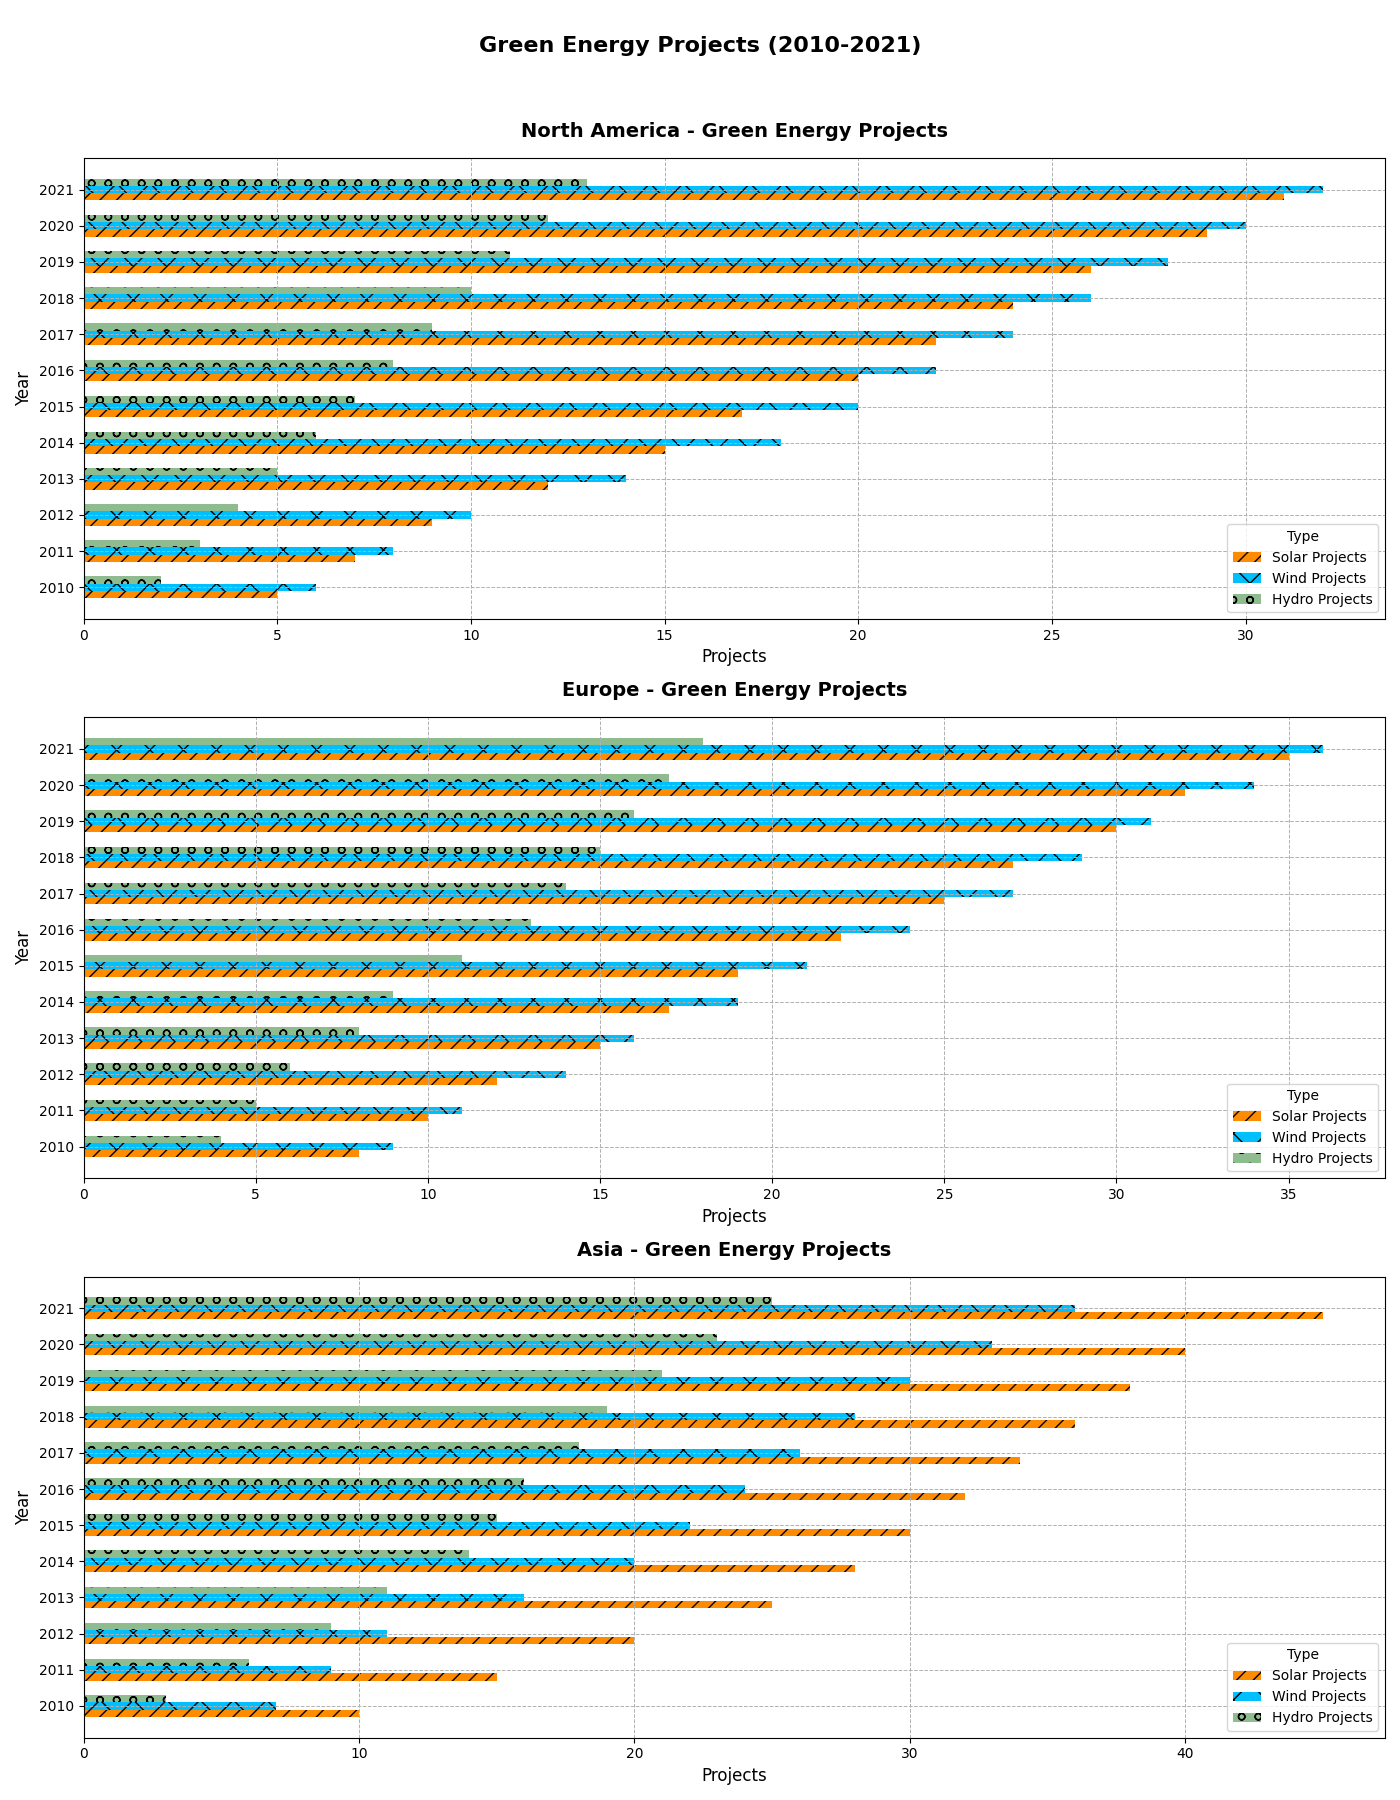

The Python source for this figure:
import matplotlib.pyplot as plt
import numpy as np

years = np.arange(2010, 2022)
regions = ['North America', 'Europe', 'Asia']

solar_projects = {
    'North America': [5, 7, 9, 12, 15, 17, 20, 22, 24, 26, 29, 31],
    'Europe': [8, 10, 12, 15, 17, 19, 22, 25, 27, 30, 32, 35],
    'Asia': [10, 15, 20, 25, 28, 30, 32, 34, 36, 38, 40, 45]
}

wind_projects = {
    'North America': [6, 8, 10, 14, 18, 20, 22, 24, 26, 28, 30, 32],
    'Europe': [9, 11, 14, 16, 19, 21, 24, 27, 29, 31, 34, 36],
    'Asia': [7, 9, 11, 16, 20, 22, 24, 26, 28, 30, 33, 36]
}

hydro_projects = {
    'North America': [2, 3, 4, 5, 6, 7, 8, 9, 10, 11, 12, 13],
    'Europe': [4, 5, 6, 8, 9, 11, 13, 14, 15, 16, 17, 18],
    'Asia': [3, 6, 9, 11, 14, 15, 16, 18, 19, 21, 23, 25]
}

fig, ax = plt.subplots(3, 1, figsize=(14, 18))
height = 0.2

for idx, region in enumerate(regions):
    ax[idx].barh(years - height, solar_projects[region], height=height, label='Solar Projects', color='darkorange', hatch='//')
    ax[idx].barh(years, wind_projects[region], height=height, label='Wind Projects', color='deepskyblue', hatch='x')
    ax[idx].barh(years + height, hydro_projects[region], height=height, label='Hydro Projects', color='darkseagreen', hatch='o')
    
    ax[idx].set_title(f'{region} - Green Energy Projects', fontsize=14, fontweight='bold', pad=15)
    ax[idx].set_ylabel('Year', fontsize=12)
    ax[idx].set_xlabel('Projects', fontsize=12)
    ax[idx].set_yticks(years)
    ax[idx].set_yticklabels(years, fontsize=10)
    ax[idx].legend(title='Type', loc='best', fontsize=10)
    ax[idx].grid(True, linestyle='--', linewidth=0.7)

fig.suptitle('Green Energy Projects (2010-2021)', fontsize=16, fontweight='bold')
plt.tight_layout(rect=[0, 0, 1, 0.96])
plt.show()
